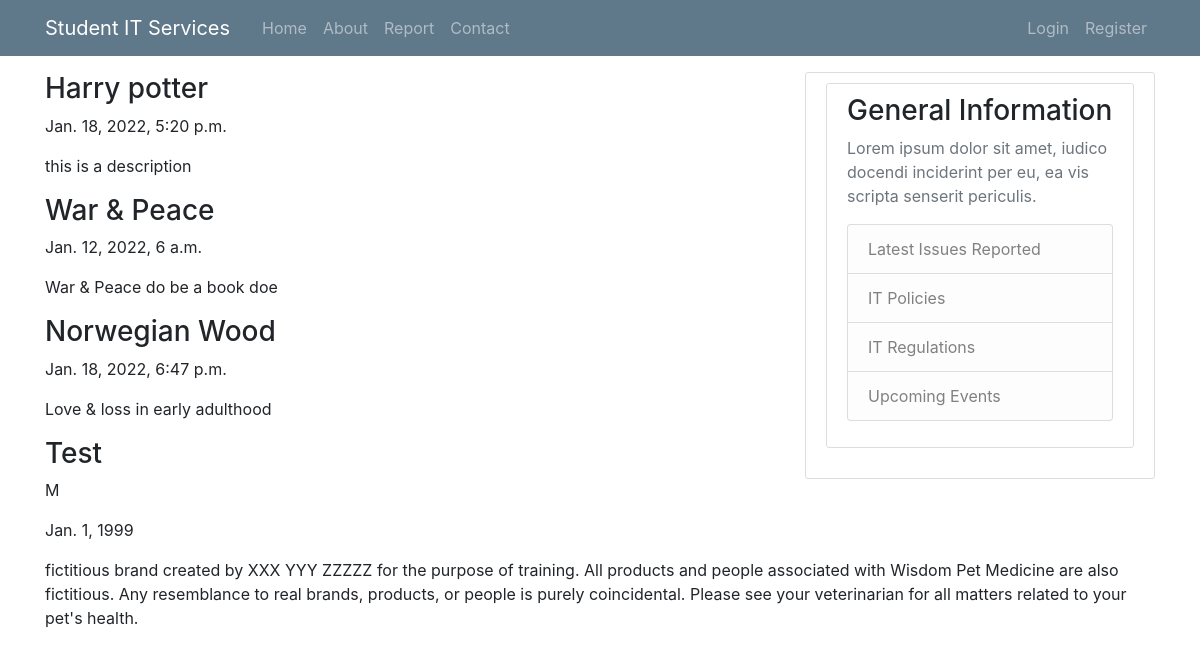
The page / on the database its author committed.
### bookreporting/models.py (models this page shows)
class Book(models.Model):
    name = models.CharField(max_length=100)
    submitter = models.CharField(max_length=100)
    submission_date = models.DateTimeField()
    description = models.TextField(blank=True)
    authors = models.ManyToManyField('author',blank=True)

class Author(models.Model):
    Gender_Choices=[('F', 'Female'),('M', 'Male'),('Other','Other')]
    name = models.CharField(max_length=100)
    gender = models.CharField(max_length=10, choices=Gender_Choices,blank=True)
    dob = models.DateField()

### bookreporting/views.py (the view)
# urls.py: 2. Add a URL to urlpatterns:  path('', views.home, name='home')
def home(request):
    books = Book.objects.all()
    authors = Author.objects.all()
    return render(request, 'home.html', {'books':books,'authors':authors})

### bookreporting/templates/home.html
{% extends "base.html" %}
{%block content%}
<div>
    {% for book in books %}
    <div class="bookname">
            <h3>{{ book.name|capfirst }}</h3>
        <p>
            {{ book.submission_date}}
        </p>
        <p>
            {{book.description}}
        </p>
    </div>
    {% endfor %}
</div>
<div>
    {% for author in authors %}
    <div class="authorname">
            <h3>{{ author.name|capfirst }}</h3>
        <p>
            {{ author.gender}}
        </p>
        <p>
            {{author.dob}}
        </p>
    </div>
    {% endfor %}
</div>
{%endblock%}

### bookreporting/static/css/styles.css (style rules this page uses)
body { background: #fafafa; color: #333333; margin-top: 5rem; }
h1, h2, h3, h4, h5, h6 { color: #444444; }

### rows shown on the page
Book: name "Harry potter", submission_date "Jan. 18, 2022, 5:20 p.m.", description "this is a description"
Book: name "War & Peace", submission_date "Jan. 12, 2022, 6 a.m.", description "War & Peace do be a book doe"
Book: name "Norwegian Wood", submission_date "Jan. 18, 2022, 6:47 p.m.", description "Love & loss in early adulthood"
Author: name "Test", gender "M", dob "Jan. 1, 1999"
